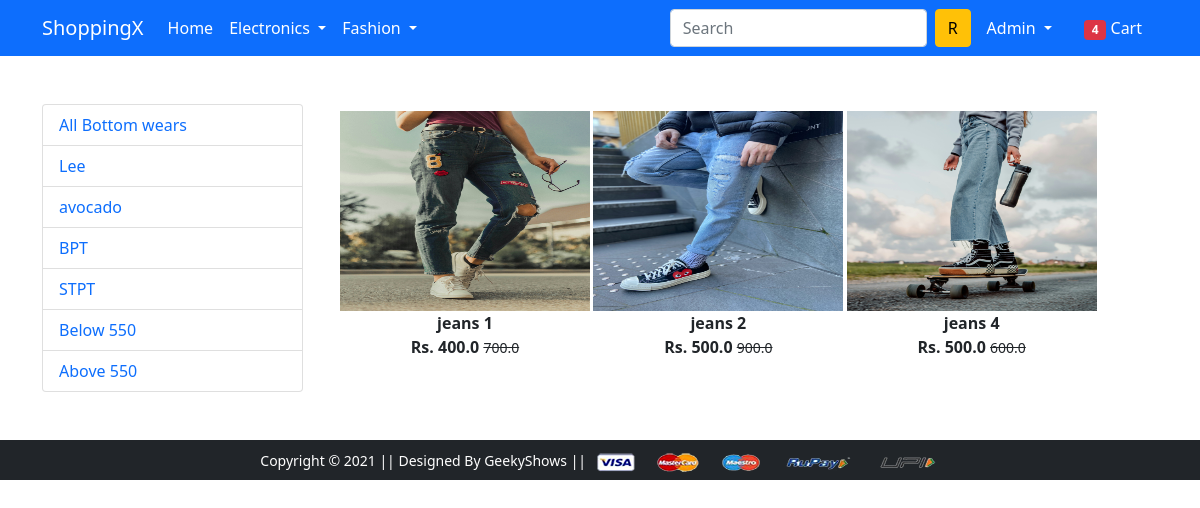
The app's page /bottom-wear/below (signed in) with its own data.
### app/models.py (models this page shows, shortened)
class Product(models.Model):
    title = models.CharField(max_length=100)
    selling_price = models.FloatField()
    discounted_price = models.FloatField()
    description = models.TextField()
    brand = models.CharField(max_length=100)
    category = models.CharField(choices=CATEGORY_CHOICES, max_length=2)
    product_image = models.ImageField(upload_to='productimg')

### app/views.py (the view)
# urls.py: path('bottom-wear/', views.bottom_wear, name='bottom_wear'),
def bottom_wear(request, data=None):
  if data == None:
   bottom_wears = Product.objects.filter(category='BW')
  elif data == 'STPT' or data == 'Lee' or data == 'BPT' or data == 'avocado':
   bottom_wears = Product.objects.filter(category="BW").filter(brand=data)
  elif data == 'below':
   bottom_wears = Product.objects.filter(category="BW").filter(discounted_price__lt=550)
  elif data == 'above':
   bottom_wears = Product.objects.filter(category="BW").filter(discounted_price__gt=550)
  return render(request, 'app/bottom-wear.html', {'bottom_wears': bottom_wears})

### app/templates/app/bottom-wear.html (shortened to what this page needs)
{% extends 'app/base.html' %}
{% load static %}
{% block main-content %}
<div class="container my-5">
 <div class="row">
  <div class="col-sm-3">
    <div class="list-group">
        <a href="{% url 'bottom_wear' %}" class="list-group-item list-grou-item-action" aria-current="true">All Bottom wears</a>
        <a href="{% url 'bottom_weardata' 'Lee' %}" class="list-group-item list-grou-item-action" aria-current="true">Lee</a>
        <a href="{% url 'bottom_weardata' 'avocado' %}" class="list-group-item list-grou-item-action" aria-current="true">avocado</a>
        <a href="{% url 'bottom_weardata' 'BPT' %}" class="list-group-item list-grou-item-action" aria-current="true">BPT</a>
        <a href="{% url 'bottom_weardata' 'STPT' %}" class="list-group-item list-grou-item-action" aria-current="true">STPT</a>
         <a href="{% url 'bottom_weardata' 'below' %}" class="list-group-item list-grou-item-action" aria-current="true">Below 550</a>
         <a href="{% url 'bottom_weardata' 'above' %}" class="list-group-item list-grou-item-action" aria-current="true">Above 550</a>
    </div>
  </div>
  <div class="col-sm-8">
   <div class="row">
    {% for product in bottom_wears %}
    <div class="col-sm-4 text-center mb-4">
        <a href="{% url 'product-detail' product.id %}" class="btn">
            <div class="item">
                <img src="{{product.product_image.url}}" alt="img" height="200" width="250">
                <div class="fw-bold">{{product.title}}</div>
                <div class="fw-bold">Rs. {{product.discounted_price}} <small class="fw-light text-decoration-line-through">{{product.selling_price}}</small></div>
            </div>
        </a>
    </div>
    {% endfor %}
   </div>
  </div>
 </div>
</div>
{% endblock main-content %}

### app/templates/app/base.html (shortened to what this page needs)
<!doctype html>
{% load static %}
<html lang="en">
  <head>
    <link href="https://cdn.jsdelivr.net/npm/bootstrap@5.0.0-beta1/dist/css/bootstrap.min.css" rel="stylesheet">
    <link rel="stylesheet" href="{% static 'app/css/owl.carousel.min.css' %}">
    <link rel="stylesheet" href="{% static 'app/css/all.min.css' %}">
    <link rel="stylesheet" href="{% static 'app/css/style.css' %}">
  </head>
  <body>
    <nav class="navbar navbar-expand-lg navbar-dark bg-primary">
     <div class="container">
       <a class="navbar-brand" href="/">ShoppingX</a>
       <div class="collapse navbar-collapse" id="navbarSupportedContent">
         <ul class="navbar-nav me-auto mb-2 mb-lg-0">
           <li class="nav-item">
             <a class="nav-link active" aria-current="page" href="/">Home</a>
           </li>
           <li class="nav-item dropdown">
             <a class="nav-link dropdown-toggle text-white" href="#" id="electronicsDropdown" role="button" data-bs-toggle="dropdown" aria-expanded="false">
               Electronics
             </a>
           </li>
           <li class="nav-item dropdown">
             <a class="nav-link dropdown-toggle text-white" href="#" id="fashionDropdown" role="button" data-bs-toggle="dropdown" aria-expanded="false">
               Fashion
             </a>
           </li>
         </ul>
         <form class="d-flex">
           <input class="form-control me-2" type="search" placeholder="Search" aria-label="Search">
           <button class="btn btn-warning" type="submit">R</button>
         </form>
         <div>
          <ul class="navbar-nav me-auto mb-2 mb-lg-0">
            {% if request.user.is_authenticated %}
           <li class="nav-item dropdown mx-2">
              <a class="nav-link dropdown-toggle text-white" href="#" id="profileDropdown" role="button" data-bs-toggle="dropdown" aria-expanded="false">
               {{request.user.username|capfirst}}
              </a>
            </li>
            <li class="nav-item mx-2">
             <a href="{% url 'showcart' %}" class="nav-link text-white"><span class="badge bg-danger">4</span> Cart </a>
            </li>
            {% endif %}
          </ul>
         </div>
       </div>
     </div>
    </nav>
    {% block main-content %} {% endblock main-content %}
    <footer class="container-fluid bg-dark text-center p-2 mt-5">
        <small class="text-white">Copyright &copy; 2021 || Designed By GeekyShows || </small>
        <img src="{% static 'app/images/payment.png' %}" alt="" srcset="" class="img-fluid" height="2px">
    </footer>
  </body>
</html>

### records on screen
Product: product_image (picture), title "jeans 1", discounted_price "400.0", selling_price "700.0"
Product: product_image (picture), title "jeans 2", discounted_price "500.0", selling_price "900.0"
Product: product_image (picture), title "jeans 4", discounted_price "500.0", selling_price "600.0"

### other values on screen
{{ request.user.username|capfirst }} "Admin"
